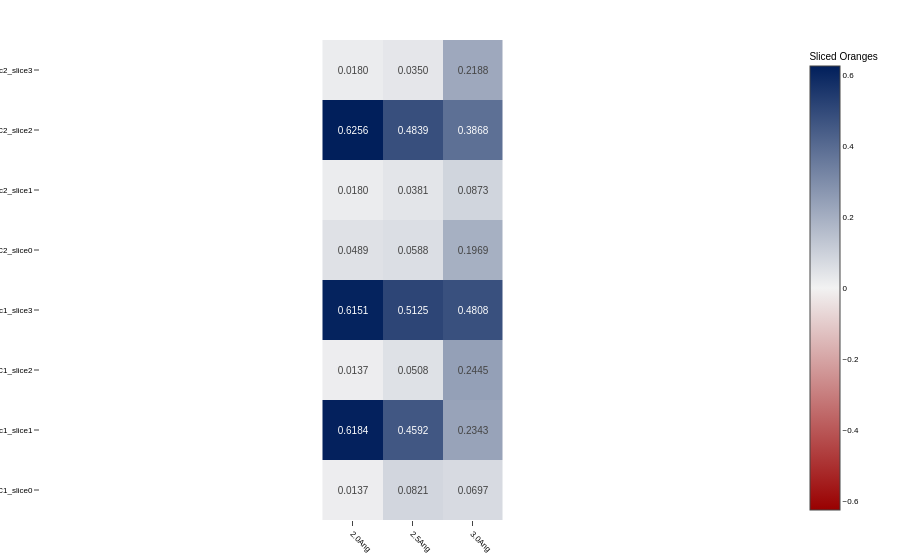

Notebook cell for this chart:
### Code cell
fig = makeFig(["2.0Ang" , "2.5Ang",  "3.0Ang"] , ["C1_slice0" , "c1_slice1" , "C1_slice2" , "c1_slice3" , "C2_slice0" , "c2_slice1" , "C2_slice2" , "c2_slice3"] , [[0.013722,
                                                                                                                            0.0820704,0.0697041],
                                                                                                                            [0.6184457,0.4592346,0.2343225],
                                                                                                                            [0.013722,0.050843,0.244512],
                                                                                                                            [0.615106,0.512476,0.4808247],
                                                                                                                            [0.048936,0.05878,0.1968975],
                                                                                                                            [0.017983,0.03807,0.08727],
                                                                                                                            [0.625632,0.48394,0.3867529],
                                                                                                                            [0.017983,0.035005,0.2188126]]
                                                                                                                            , "Sliced Oranges")
fig.show()

### Figure 1 — Plotly figure (JSON) as saved in the notebook; plotly's stock layout.template omitted (floating-point values rounded to 4 significant figures)
{"data": [{"colorbar": {"title": {"text": "Sliced Oranges"}}, "colorscale": [[0, "#990000"], [0.5, "#F2F2F2"], [1, "#011F5B"]], "text": [[0.01372, 0.08207, 0.0697], [0.6184, 0.4592, 0.2343], [0.01372, 0.05084, 0.2445], [0.6151, 0.5125, 0.4808], [0.04894, 0.05878, 0.1969], [0.01798, 0.03807, 0.08727], [0.6256, 0.4839, 0.3868], [0.01798, 0.03501, 0.2188]], "textfont": {"size": 10}, "texttemplate": "%{text:.4f}", "type": "heatmap", "x": ["2.0Ang", "2.5Ang", "3.0Ang"], "y": ["C1_slice0", "c1_slice1", "C1_slice2", "c1_slice3", "C2_slice0", "c2_slice1", "C2_slice2", "c2_slice3"], "z": [[0.01372, 0.08207, 0.0697], [0.6184, 0.4592, 0.2343], [0.01372, 0.05084, 0.2445], [0.6151, 0.5125, 0.4808], [0.04894, 0.05878, 0.1969], [0.01798, 0.03807, 0.08727], [0.6256, 0.4839, 0.3868], [0.01798, 0.03501, 0.2188]], "zmid": 0}], "layout": {"autosize": true, "margin": {"b": 40, "l": 40, "r": 40, "t": 40}, "yaxis": {"scaleanchor": "x", "scaleratio": 1}}}
